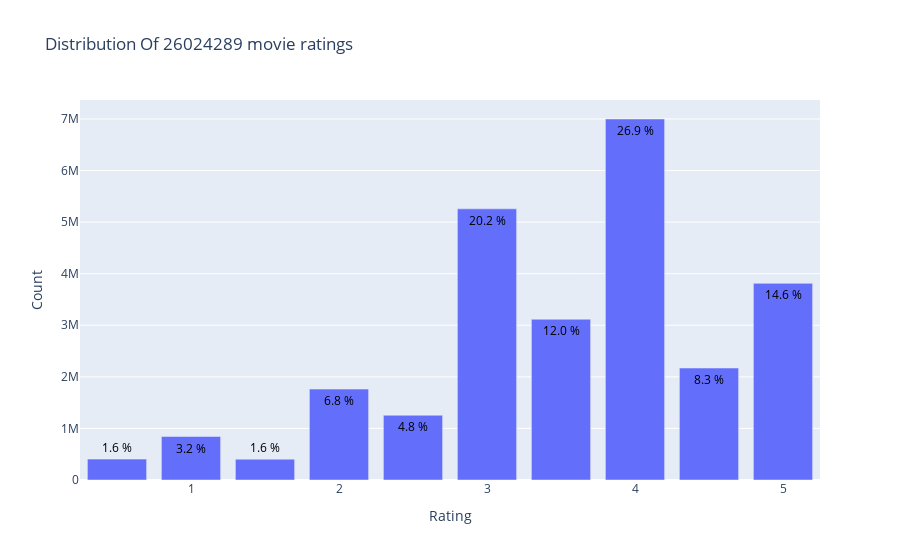

Here is the notebook cell this chart was saved with:
### Markdown cell above
'ratings' dataset does not have any missing values.

### Code cell
init_notebook_mode(connected=True)

number_ratings = ratings['rating'].value_counts().sort_index(ascending=False)
trace = go.Bar(x = number_ratings.index,
               text = ['{:.1f} %'.format(val) for val in (number_ratings.values / ratings.shape[0] * 100)],
               textposition = 'auto',
               textfont = dict(color = '#000000'),
               y = number_ratings.values,
               )
# Create layout
layout = dict(title = 'Distribution Of {} movie ratings'.format(ratings.shape[0]),
              xaxis = dict(title = 'Rating'),
              yaxis = dict(title = 'Count'))
# Create plot
fig = go.Figure(data=[trace], layout=layout)
iplot(fig)

#https://towardsdatascience.com/building-and-testing-recommender-systems-with-surprise-step-by-step-d4ba702ef80b

### Figure 1 — Plotly figure (JSON) as saved in the notebook; plotly's stock layout.template omitted (floating-point values rounded to 4 significant figures)
{"data": [{"text": ["14.6 %", "8.3 %", "26.9 %", "12.0 %", "20.2 %", "4.8 %", "6.8 %", "1.6 %", "3.2 %", "1.6 %"], "textfont": {"color": "#000000"}, "textposition": "auto", "type": "bar", "x": [5, 4.5, 4, 3.5, 3, 2.5, 2, 1.5, 1, 0.5], "y": [3812499, 2170441, 6998802, 3116213, 5256722, 1255358, 1762440, 403607, 843310, 404897]}], "layout": {"title": {"text": "Distribution Of 26024289 movie ratings"}, "xaxis": {"title": {"text": "Rating"}}, "yaxis": {"title": {"text": "Count"}}}}
